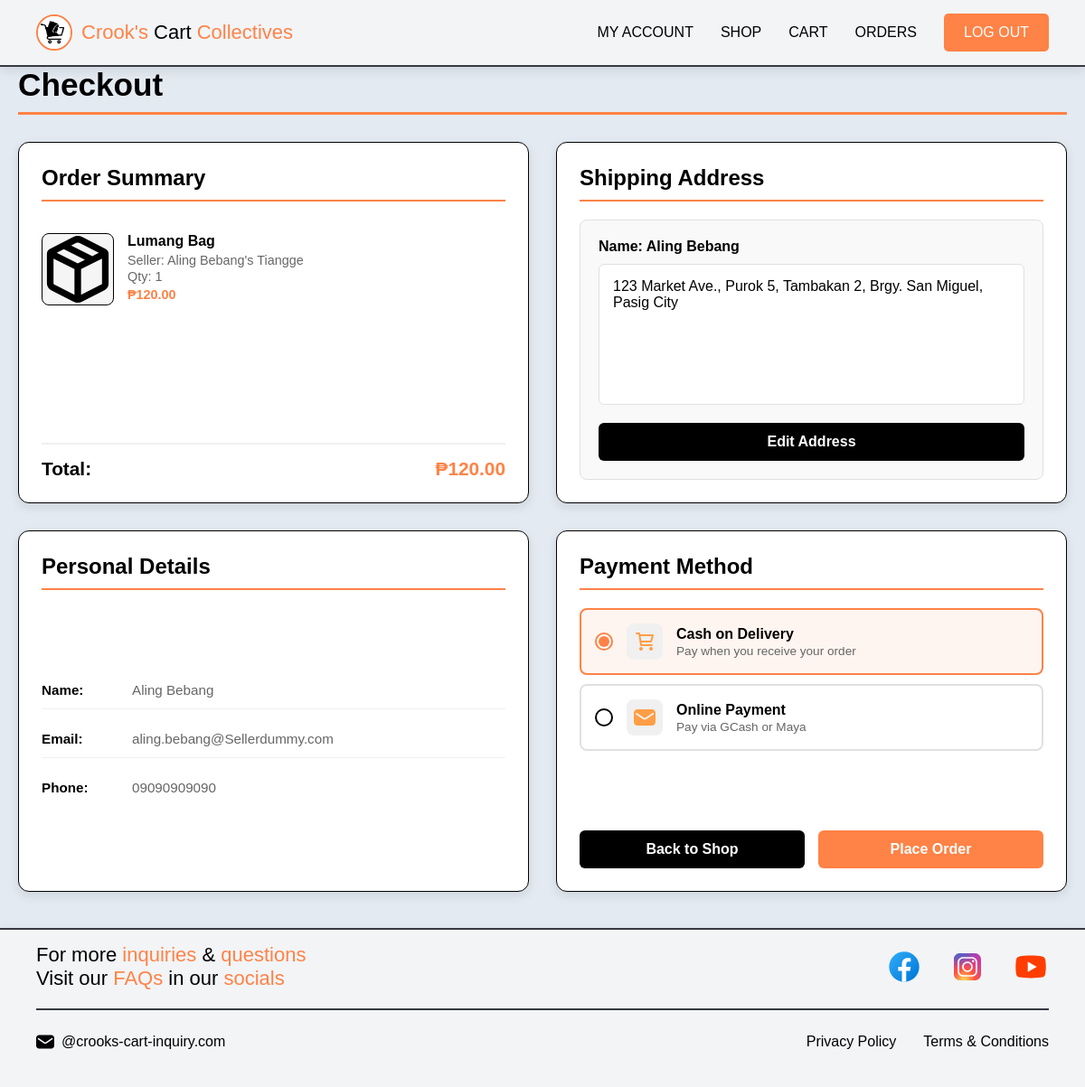
The page /pages/checkout.php?product_id=1 (signed in) on the database its author committed.
### tables this page shows
CREATE TABLE products (
    product_id INT AUTO_INCREMENT PRIMARY KEY,
    seller_id INT NOT NULL,
    name VARCHAR(60) NOT NULL,
    description TEXT,
    price DECIMAL(10, 2) NOT NULL CHECK (price >= 0),
    category VARCHAR(40),
    stock_quantity INT DEFAULT 0 CHECK (stock_quantity >= 0),
    media_path VARCHAR(100),
    is_active BOOLEAN DEFAULT TRUE,
    date_added TIMESTAMP DEFAULT CURRENT_TIMESTAMP,
    
    FOREIGN KEY (seller_id)
        REFERENCES sellers(seller_id)
        ON DELETE CASCADE,
    
    INDEX idx_seller_products (seller_id, is_active),
    INDEX idx_category (category),
    INDEX idx_price (price),
    FULLTEXT idx_product_search (name, description)
) COMMENT='Product listings from sellers';

CREATE TABLE sellers (
    seller_id INT AUTO_INCREMENT PRIMARY KEY,
    user_id INT NOT NULL UNIQUE,
    business_name VARCHAR(50),
    identity_path VARCHAR(120),
    id_document_path VARCHAR(120),
    is_verified ENUM('pending', 'verified', 'rejected') DEFAULT 'pending',
    date_applied TIMESTAMP DEFAULT CURRENT_TIMESTAMP,
    verification_date TIMESTAMP NULL DEFAULT NULL,
    FOREIGN KEY (user_id)
        REFERENCES users(user_id)
        ON DELETE CASCADE,
    INDEX idx_seller_user (user_id),
    INDEX idx_verification_status (is_verified)
) COMMENT='Seller accounts with verification status';

CREATE TABLE users (
    user_id INT AUTO_INCREMENT PRIMARY KEY,
    first_name VARCHAR(30) NOT NULL,
    middle_name VARCHAR(30),
    last_name VARCHAR(30) NOT NULL,
    email VARCHAR(100) UNIQUE NOT NULL,
    username VARCHAR(30) UNIQUE NOT NULL,
    password VARCHAR(60) NOT NULL,
    birthdate DATE,
    gender ENUM('Male', 'Female', 'Other'),
    contact_number VARCHAR(13),
    address VARCHAR(150),
    profile_picture VARCHAR(120),
    date_created TIMESTAMP DEFAULT CURRENT_TIMESTAMP,
    INDEX idx_email (email),
    INDEX idx_username (username),
    INDEX idx_contact (contact_number)
) COMMENT='Stores all user account information';

### pages/checkout.php (the view, shortened to what this page needs)
<?php
require_once('../database/database-connect.php');
$user_id = $_SESSION['user_id'];
$cartItems = [];
$total = 0;
if (isset($_GET['product_id']) && is_numeric($_GET['product_id'])) {
    $productId = (int)$_GET['product_id'];
    $quantity = isset($_GET['quantity']) ? (int)$_GET['quantity'] : 1;
    try {
        $stmt = $connection->prepare("
            SELECT p.*, s.business_name, s.seller_id
            FROM products p
            JOIN sellers s ON p.seller_id = s.seller_id
            WHERE p.product_id = ? AND p.is_active = 1
        ");
        $stmt->execute([$productId]);
        $singleProduct = $stmt->fetch(PDO::FETCH_ASSOC);
        $cartItems = [
            [
                'cart_id' => null,
                'product_id' => $singleProduct['product_id'],
                'name' => $singleProduct['name'],
                'media_path' => $singleProduct['media_path'],
                'business_name' => $singleProduct['business_name'],
                'seller_id' => $singleProduct['seller_id'],
                'quantity' => $quantity,
                'price' => $singleProduct['price'],
                'stock_quantity' => $singleProduct['stock_quantity'],
                'is_active' => 1
            ]
        ];
        $total = $singleProduct['price'] * $quantity;
    } catch (PDOException $e) {
        error_log("Checkout single product fetch error: " . $e->getMessage());
        header('Location: product.php');
        exit;
    }
}
$user = [];
try {
    $stmt = $connection->prepare("SELECT address, first_name, last_name, email, contact_number FROM users WHERE user_id = ?");
    $stmt->execute([$user_id]);
    $user = $stmt->fetch(PDO::FETCH_ASSOC);
} catch (PDOException $e) {
    error_log("Checkout user fetch error: " . $e->getMessage());
}
function getCheckoutImageUrl($mediaPath) {
    $fallbackImage = '../assets/image/icons/package.svg';
    if (strpos($mediaPath, 'Crooks-Data-Storage/products/') === 0) {
        $mediaDir = rtrim($mediaPath, '/') . '/';
        $fullDir = dirname(__DIR__, 2) . '/' . $mediaDir;
        $thumbFiles = glob($fullDir . 'thumbnail_1.*');
        if (!empty($thumbFiles)) {
            $thumbFile = basename($thumbFiles[0]);
            return '../database/data-storage-handler.php?action=serve&path=' . rawurlencode($mediaDir . $thumbFile);
        } else {
            return $fallbackImage;
        }
    }
    return $mediaPath;
}
$fullName = '';
if (!empty($user['first_name']) && !empty($user['last_name'])) {
    $fullName = htmlspecialchars($user['first_name'] . ' ' . $user['last_name'], ENT_QUOTES, 'UTF-8');
} elseif (!empty($user['first_name'])) {
    $fullName = htmlspecialchars($user['first_name'], ENT_QUOTES, 'UTF-8');
} elseif (!empty($user['last_name'])) {
    $fullName = htmlspecialchars($user['last_name'], ENT_QUOTES, 'UTF-8');
}
$shippingAddress = !empty($user['address']) ? htmlspecialchars($user['address'], ENT_QUOTES, 'UTF-8') : '';
$userEmail = !empty($user['email']) ? htmlspecialchars($user['email'], ENT_QUOTES, 'UTF-8') : '';
$userPhone = !empty($user['contact_number']) ? htmlspecialchars($user['contact_number'], ENT_QUOTES, 'UTF-8') : '';
?>
<!DOCTYPE html>
<html lang="en">
<head>
    <link rel="stylesheet" href="../styles/header.css">
    <link rel="stylesheet" href="../styles/checkout.css">
    <link rel="stylesheet" href="../styles/footer.css">
</head>
<body>
    <?php include_once('header.php'); ?>
    <main class="content">
        <h1 class="checkout-title">Checkout</h1>
        <div class="checkout-grid">
            <div class="checkout-left">
                <div class="checkout-card order-summary-card">
                    <h2>Order Summary</h2>
                    <div class="card-content">
                        <div class="order-items">
                            <?php foreach ($cartItems as $item):
                                $imageUrl = getCheckoutImageUrl($item['media_path'] ?? '');
                                $itemName = !empty($item['name']) ? htmlspecialchars($item['name'], ENT_QUOTES, 'UTF-8') : 'Product';
                                $sellerName = !empty($item['business_name']) ? htmlspecialchars($item['business_name'], ENT_QUOTES, 'UTF-8') : 'Seller';
                            ?>
                            <div class="order-item">
                                <div class="order-item-image">
                                    <img src="<?= htmlspecialchars($imageUrl, ENT_QUOTES, 'UTF-8') ?>"
                                        alt="<?= $itemName ?>"
                                        onerror="this.onerror=null; this.src='../assets/image/icons/package.svg';">
                                </div>
                                <div class="order-item-details">
                                    <h3><?= $itemName ?></h3>
                                    <p>Seller: <?= $sellerName ?></p>
                                    <p>Qty: <?= (int)$item['quantity'] ?></p>
                                    <p class="order-item-price">
                                        ₱<?= number_format((float)($item['price'] * $item['quantity']), 2) ?></p>
                                </div>
                            </div>
                            <?php endforeach; ?>
                        </div>
                        <div class="order-total">
                            <span>Total:</span>
                            <span class="total-amount">₱<?= number_format((float)$total, 2) ?></span>
                        </div>
                    </div>
                </div>
                <div class="checkout-card personal-details-card">
                    <h2>Personal Details</h2>
                    <div class="card-content">
                        <div class="personal-details-grid">
                            <div class="detail-row">
                                <span class="detail-label">Name:</span>
                                <span class="detail-value"><?= $fullName ?: 'Customer' ?></span>
                            </div>
                            <div class="detail-row">
                                <span class="detail-label">Email:</span>
                                <span class="detail-value"><?= $userEmail ?: 'Not provided' ?></span>
                            </div>
                            <div class="detail-row">
                                <span class="detail-label">Phone:</span>
                                <span class="detail-value"><?= $userPhone ?: 'Not provided' ?></span>
                            </div>
                        </div>
                    </div>
                </div>
            </div>
            <div class="checkout-right">
                <div class="checkout-card shipping-address-card">
                    <h2>Shipping Address</h2>
                    <div class="card-content">
                        <div class="shipping-details">
                            <p><strong>Name: <?= $fullName ?: 'Customer' ?></strong></p>
                            <div class="address-display" id="addressDisplay">
                                <p id="shippingAddressText"><?= $shippingAddress ?: 'No address on file' ?></p>
                            </div>
                            <div class="address-actions" id="addressActions">
                                <button type="button" class="btn btn-secondary btn-small" id="editAddressBtn">Edit
                                    Address</button>
                            </div>
                        </div>
                    </div>
                </div>
                <div class="checkout-card payment-methods-card">
                    <h2>Payment Method</h2>
                    <div class="card-content">
                        <div class="payment-methods">
                            <div class="payment-option selected" data-method="COD">
                                <input type="radio" name="payment_method" value="COD" id="payment_cod" checked>
                                <div class="payment-option-content">
                                    <div class="payment-icon">
                                        <img src="../assets/image/icons/cart-shopping.svg" alt="COD">
                                    </div>
                                    <div class="payment-details">
                                        <div class="payment-name">Cash on Delivery</div>
                                        <div class="payment-description">Pay when you receive your order</div>
                                    </div>
                                </div>
                            </div>
                            <div class="payment-option" data-method="Online">
                                <input type="radio" name="payment_method" value="Online" id="payment_online">
                                <div class="payment-option-content">
                                    <div class="payment-icon">
                                        <img src="../assets/image/icons/mail.svg" alt="Online">
                                    </div>
                                    <div class="payment-details">
                                        <div class="payment-name">Online Payment</div>
                                        <div class="payment-description">Pay via GCash or Maya</div>
                                    </div>
                                </div>
                            </div>
                        </div>
                        <div class="checkout-actions">
                            <a href="product.php" class="btn btn-secondary">Back to Shop</a>
                            <button id="placeOrderBtn" class="btn btn-primary">Place Order</button>
                        </div>
                    </div>
                </div>
            </div>
        </div>
    </main>
    <?php include_once('footer.php'); ?>
</body>
</html>

### styles/header.css (style rules this page uses)
:root { --size-logo-height: 40px; --size-button-padding: 10px 20px; --size-button-radius: 5px; --size-navigation-gap: 30px; --size-header-padding: 15px 40px; --size-mobile-menu-max-width: 270px; --color-background-A: #e4eaf2; --color-background-B: #f2f4f6; --color-background-C: #000000; --color-linear-gradient-A: #a49bf8, #b8b9fa, #dbd5fd, #43c9fb; --color-text-A: #000000; --color-text-B: #ffffff; --color-text-C: #1e2e2f; --color-accent-A: #ff8246; --color-hover-A: #e8693d; --color-border-A: #363940; --effect-glow-A: 0 0 10px rgba(0, 0, 0, 0.2); --effect-glow-B: 0 0 10px rgba(211, 94, 53, 0.7); --effect-box-shadow-default: 0 2px 6px rgba(0, 0, 0, 0.15); --effect-transition-default: all 0.3s ease-in-out; --font-family-base: Arial, sans-serif; --font-size-base: 16px; --font-size-title: 22px; --font-weight-bold: 400; }
body { margin: 0; padding: 0; overflow-x: hidden; background-color: var(--color-background-A); color: var(--color-text-A); font-family: var(--font-family-base); transition: opacity 0.5s ease-in-out, transform 0.5s ease-in-out; }
html { -ms-overflow-style: none; scrollbar-width: none; }

### styles/sign-out.css (style rules this page uses)
:root { --effect-box-shadow-default: 0 4px 12px rgba(0, 0, 0, 0.1); --effect-box-shadow-hover: 0 8px 25px rgba(0, 0, 0, 0.15); --effect-transition-default: all 0.3s ease; --effect-glow-B: 0 0 10px rgba(255, 130, 70, 0.4); }

### rows shown on the page
products: media_path (picture), name "Lumang Bag", seller.business_name "Aling Bebang's Tiangge", quantity "1", $item['price']*$item['quantity'] "120.00", price "120.00"
users: first_name+last_name "Aling Bebang", email "aling.bebang@Sellerdummy.com", contact_number "09090909090", address "123 Market Ave., Purok 5, Tambakan 2, Brgy. San Miguel, Pasig City"
